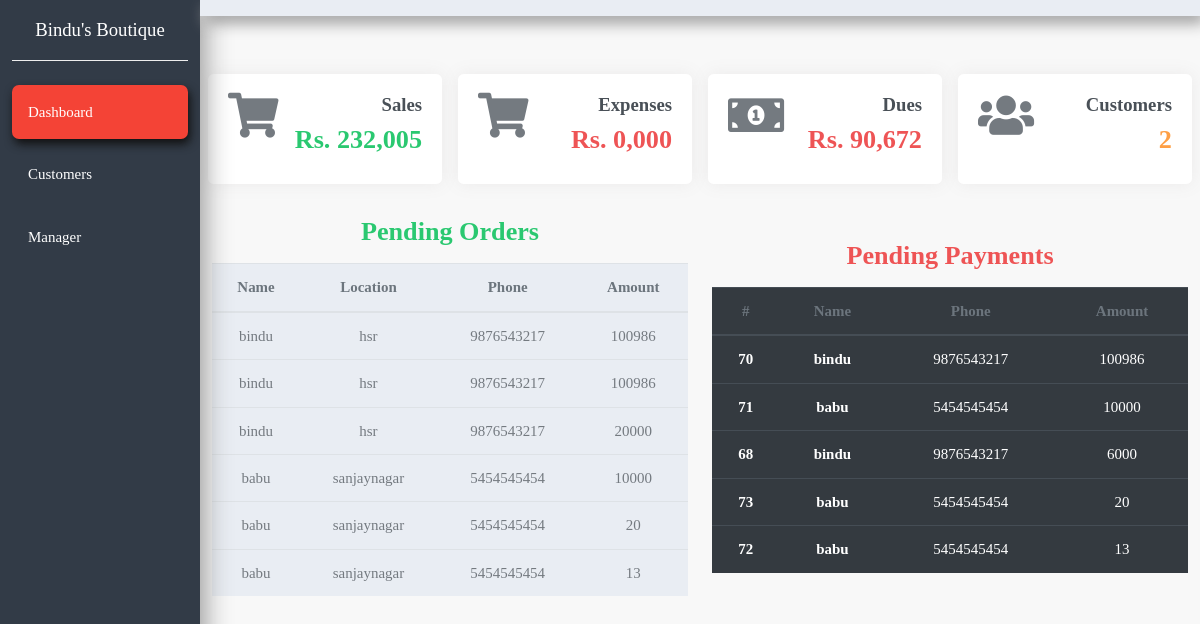
Before: / with the older database file.
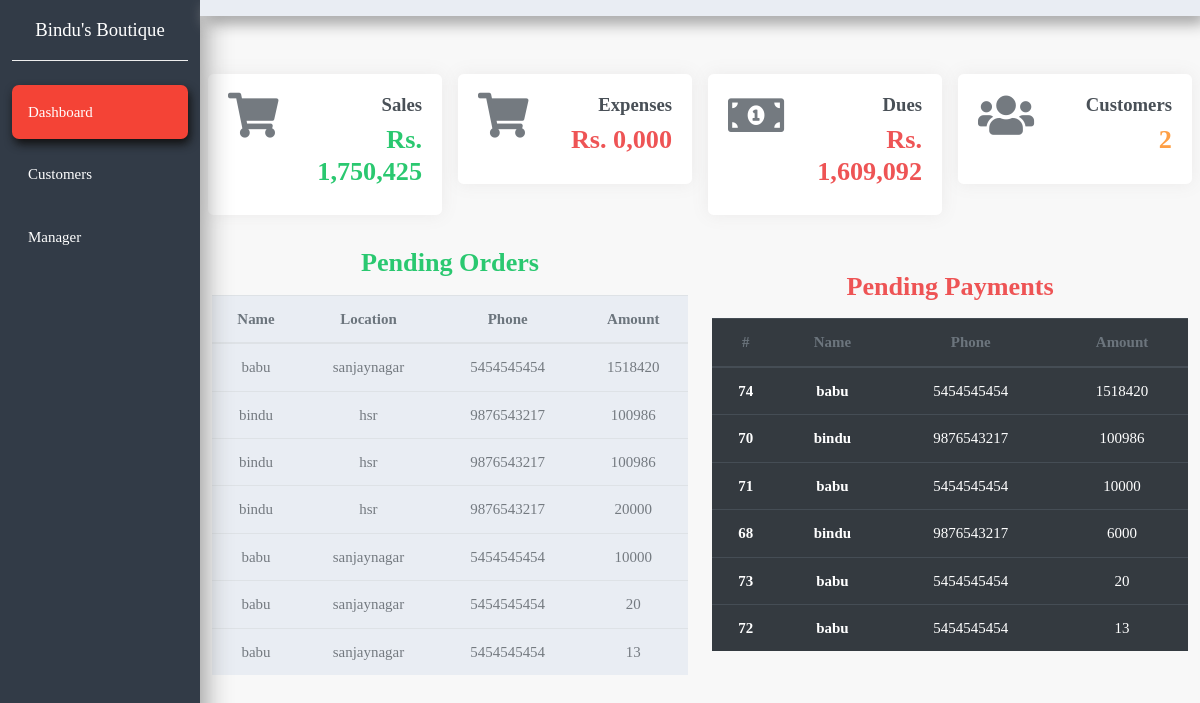
After: the same page with the newer database file.
### crm/models.py (models this page shows, shortened)
class Order(models.Model):
    customer = models.ForeignKey(Customer, null= True, on_delete= models.SET_NULL)
    category = models.CharField(max_length=1,default='S',null=True)
    gold_rate = models.DecimalField(max_digits=10,decimal_places=2,null=True,default=0.00)
    cost = models.IntegerField(null=True, blank=True,default=0)
    paid = models.IntegerField(null=True, blank=True,default=0)
    balance = models.IntegerField(null=True, blank=True,default=0)
    qty = models.IntegerField(null=True, blank=True,default=1)
    date_created = models.DateTimeField(auto_now_add=True, null=True)

class Customer(models.Model):
    name = models.CharField(max_length=200, null=True)
    phone = models.CharField(max_length=200, null=True)
    address = models.CharField(max_length=200, null=True)
    date_created = models.DateTimeField(auto_now_add=True, null=True)
    def __str__(self):
        return self.name

### crm/views.py (the view)
# urls.py: 2. Add a URL to urlpatterns:  path('', views.home, name='home')
def home(request):
    orders = Order.objects.all().order_by('-cost')[:10]
    customers = Customer.objects.all()
    sales = Order.objects.all().aggregate(Sum('cost'))['cost__sum']
    balance = Order.objects.all().aggregate(Sum('balance'))['balance__sum']
    users = Customer.objects.all().count()
    visitors = Customer.objects.all().count()
    payments = Order.objects.filter(balance__gt=0).order_by('-balance')[:10]
    context = {'orders': orders, 'customers': customers, 'sales': "{:,.0f}".format(sales) ,
        'balance': "{:,.0f}".format(balance) , 'users': users, 'visitors': visitors,'payments':payments}
    print(context)
    return render(request, 'crm/dashboard.html',context)

### crm/templates/crm/dashboard.html (shortened to what the changed rows need)
{% extends 'crm/base.html'%}
{% block content %}
  <section style="margin-top: 50px;">
    <div class="container-fluid">
      <div class="row">
        <div class="col-xl-10 col-lg-9 col-md-8 ml-auto">
          <div class="row">
            <div class="col-xl-3 col-sm-6 p-2">
              <div class="card card-common">
                <div class="card-body">
                  <div class="d-flex justify-content-between">
                    <div class="text-right text-secondary">
                      <h3><span class="text-success">Rs. {{sales}}</span></h3>
                    </div>
                  </div>
                </div>
              </div>
            </div>
            <div class="col-xl-3 col-sm-6 p-2">
              <div class="card card-common">
                <div class="card-body">
                  <div class="d-flex justify-content-between">
                    <div class="text-right text-secondary">
                      <h3><span class="text-danger">Rs. {{balance}}</span></h3>
                    </div>
                  </div>
                </div>
              </div>
            </div>
              </div>
            </div>
          </div>
        </div>
  </section>
  <section>
    <div class="container-fluid">
      <div class="row mb-5">
        <div class="col-xl-10 col-lg-9 col-md-8 ml-auto">
          <div class="row align-items-center">
            <div class="col-xl-6 col-12 mb-4 mb-xl-0">
              <table class="table table-striped bg-light text-center">
                <thead>
                  <tr class="text-muted">
                    <th>Name</th>
                    <th>Location</th>
                    <th>Phone</th>
                    <th>Amount</th>
                  </tr>
                </thead>
                <tbody>
                  {%  for i in orders %}
                  <tr>
                    <td>{{i.customer}}</td>
                    <td>{{i.customer.address}}</td>
                    <td>{{i.customer.phone}}</td>
                    <td>{{i.cost}}</td>
                  </tr>
                {% endfor %}
                </tbody>
              </table>
            </div>
            <div class="col-xl-6 col-12 mb-4 mb-xl-0">
              <table class="table table-dark text-center">
                <thead>
                  <tr class="text-muted">
                    <th>#</th>
                    <th>Name</th>
                    <th>Phone</th>
                    <th>Amount</th>
                  </tr>
                </thead>
                <tbody>
                  {% for p in payments %}
                  <tr>
                    <th>{{p.id}}</th>
                    <th>{{p.customer}}</th>
                    <td>{{p.customer.phone}}</td>
                    <td>{{p.balance}}</td>
                  </tr>
                  {% endfor %}
                </tbody>
              </table>
            </div>
          </div>
        </div>
      </div>
    </div>
  </section>
{% endblock %}

Changed rows visible on the page:
added Order: customer "babu", customer.address "sanjaynagar", customer.phone "5454545454", cost "1518420", id "74", balance "1518420"
Other visible differences:
{{ sales }}: "232,005" → "1,750,425"
{{ balance }}: "90,672" → "1,609,092"
